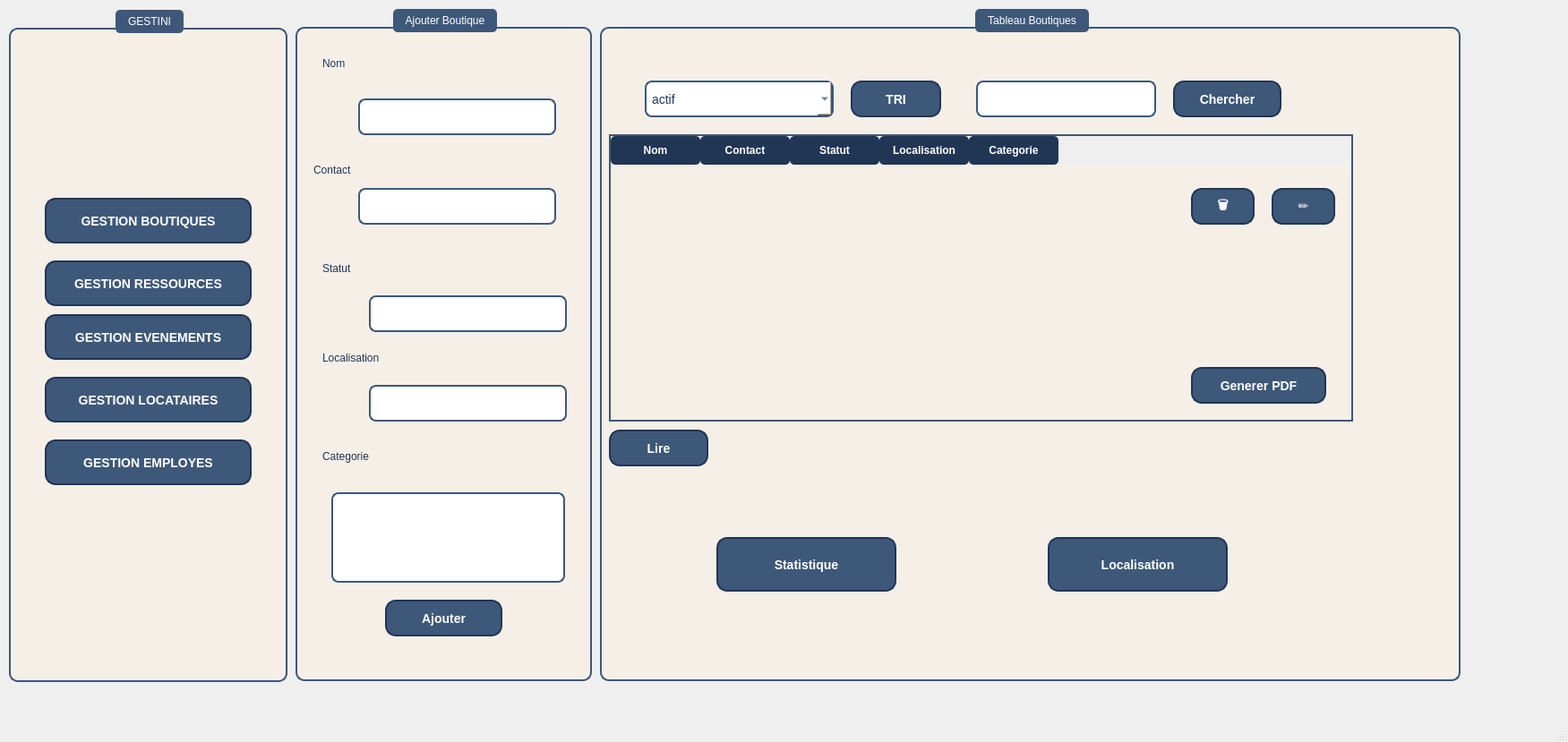
<?xml version="1.0" encoding="UTF-8"?>
<ui version="4.0">
 <class>MainWindow</class>
 <widget class="QMainWindow" name="MainWindow">
  <property name="geometry">
   <rect>
    <x>0</x>
    <y>0</y>
    <width>1751</width>
    <height>829</height>
   </rect>
  </property>
  <property name="windowTitle">
   <string>MainWindow</string>
  </property>
  <property name="styleSheet">
   <string notr="true">/* 🌟 Global Styles */
* {
    font-family: Arial, sans-serif;
    color: #213555; /* Dark blue for text */
}

/* 🌟 Background - Soft Beige Gradient */
QWidget {
    background: qlineargradient(
        spread: pad,
        x1: 0, y1: 0,
        x2: 1, y2: 1,
        stop: 0 #f5efe7,
        stop: 1 #e6e0d7
    );
}

/* 🌟 Group Box - Forms &amp; Sections */
QGroupBox {
    background-color: #f5efe7;
    border: 2px solid #3e5879;
    border-radius: 10px;
    margin-top: 20px;
    padding: 10px;
}

QGroupBox::title {
    subcontrol-origin: margin;
    subcontrol-position: top center;
    background-color: #3e5879;
    color: white;
    padding: 6px 12px;
    border-radius: 5px;
    font-size: 14px;
    font-weight: bold;
}

/* 🌟 Input Fields */
QLineEdit,
QTextEdit,
QComboBox,
QDateEdit,
QTimeEdit {
    border: 2px solid #3e5879;
    border-radius: 8px;
    padding: 6px;
    font-size: 14px;
    background-color: #ffffff;
}

QLineEdit:focus,
QTextEdit:focus,
QComboBox:focus,
QDateEdit:focus,
QTimeEdit:focus {
    border: 2px solid #213555;
}

/* 🌟 Buttons */
QPushButton {
    background-color: #3e5879;
    color: #ffffff;
    border-radius: 12px;
    padding: 10px 20px;
    font-size: 14px;
    font-weight: bold;
    border: 2px solid #213555;
    transition: all 0.3s ease-in-out;
}

QPushButton:hover {
    background-color: #f5efe7;
    color: #213555;
    border: 2px solid #3e5879;
}

QPushButton:pressed {
    background-color: #213555;
    color: white;
    border: 2px solid #3e5879;
}

/* 🌟 Action Buttons */
QPushButton#edit {
    background-color: #3e5879;
    color: white;
    border-radius: 6px;
    padding: 6px;
}

QPushButton#delete {
    background-color: #d9534f;
    color: white;
    border-radius: 6px;
    padding: 6px;
}

QPushButton#delete:hover {
    background-color: #c9302c;
}

/* 🌟 Tables */
QTableWidget {
    border: 2px solid #3e5879;
    background-color: #f5efe7;
    gridline-color: #3e5879;
}

QHeaderView::section {
    background-color: #213555;
    color: white;
    padding: 7px;
    font-weight: bold;
    border: none;
    border-radius: 5px;
}

QTableWidget::item:hover {
    background-color: #d6cec6;
}

/* 🌟 Sidebar */
QFrame#sidebar {
    background-color: #213555;
    color: white;
    border-radius: 10px;
}

QListWidget#menu {
    background: transparent;
    color: #f5efe7;
    font-size: 14px;
    border: none;
}

QListWidget#menu::item:hover {
    background-color: #3e5879;
    color: white;
    border-radius: 5px;
    padding: 5px;
}

/* 🌟 Search Bar */
QLineEdit#searchBar {
    border: 2px solid #3e5879;
    border-radius: 8px;
    padding: 6px;
    font-size: 14px;
    background-color: #ffffff;
}

QLineEdit#searchBar:focus {
    border: 2px solid #213555;
}/* 🌟 Global Styles */
* {
    font-family: Arial, sans-serif;
    color: #213555; /* Dark blue for text */
}

/* 🌟 Background - Soft Beige Gradient */
QWidget {
    background: qlineargradient(
        spread: pad,
        x1: 0, y1: 0,
        x2: 1, y2: 1,
        stop: 0 #f5efe7,
        stop: 1 #e6e0d7
    );
}

/* 🌟 Group Box - Forms &amp; Sections */
QGroupBox {
    background-color: #f5efe7;
    border: 2px solid #3e5879;
    border-radius: 10px;
    margin-top: 20px;
    padding: 10px;
}

QGroupBox::title {
    subcontrol-origin: margin;
    subcontrol-position: top center;
    background-color: #3e5879;
    color: white;
    padding: 6px 12px;
    border-radius: 5px;
    font-size: 14px;
    font-weight: bold;
}

/* 🌟 Input Fields */
QLineEdit,
QTextEdit,
QComboBox,
QDateEdit,
QTimeEdit {
    border: 2px solid #3e5879;
    border-radius: 8px;
    padding: 6px;
    font-size: 14px;
    background-color: #ffffff;
}

QLineEdit:focus,
QTextEdit:focus,
QComboBox:focus,
QDateEdit:focus,
QTimeEdit:focus {
    border: 2px solid #213555;
}

/* 🌟 Buttons */
QPushButton {
    background-color: #3e5879;
    color: #ffffff;
    border-radius: 12px;
    padding: 10px 20px;
    font-size: 14px;
    font-weight: bold;
    border: 2px solid #213555;
    transition: all 0.3s ease-in-out;
}

QPushButton:hover {
    background-color: #f5efe7;
    color: #213555;
    border: 2px solid #3e5879;
}

QPushButton:pressed {
    background-color: #213555;
    color: white;
    border: 2px solid #3e5879;
}

/* 🌟 Action Buttons */
QPushButton#edit {
    background-color: #3e5879;
    color: white;
    border-radius: 6px;
    padding: 6px;
}

QPushButton#delete {
    background-color: #d9534f;
    color: white;
    border-radius: 6px;
    padding: 6px;
}

QPushButton#delete:hover {
    background-color: #c9302c;
}

/* 🌟 Tables */
QTableWidget {
    border: 2px solid #3e5879;
    background-color: #f5efe7;
    gridline-color: #3e5879;
}

QHeaderView::section {
    background-color: #213555;
    color: white;
    padding: 7px;
    font-weight: bold;
    border: none;
    border-radius: 5px;
}

QTableWidget::item:hover {
    background-color: #d6cec6;
}

/* 🌟 Sidebar */
QFrame#sidebar {
    background-color: #213555;
    color: white;
    border-radius: 10px;
}

QListWidget#menu {
    background: transparent;
    color: #f5efe7;
    font-size: 14px;
    border: none;
}

QListWidget#menu::item:hover {
    background-color: #3e5879;
    color: white;
    border-radius: 5px;
    padding: 5px;
}

/* 🌟 Search Bar */
QLineEdit#searchBar {
    border: 2px solid #3e5879;
    border-radius: 8px;
    padding: 6px;
    font-size: 14px;
    background-color: #ffffff;
}

QLineEdit#searchBar:focus {
    border: 2px solid #213555;
}</string>
  </property>
  <widget class="QWidget" name="centralwidget">
   <widget class="QGroupBox" name="groupBox">
    <property name="geometry">
     <rect>
      <x>10</x>
      <y>11</y>
      <width>311</width>
      <height>751</height>
     </rect>
    </property>
    <property name="title">
     <string>GESTINI</string>
    </property>
    <widget class="QPushButton" name="pushButton">
     <property name="geometry">
      <rect>
       <x>40</x>
       <y>210</y>
       <width>231</width>
       <height>51</height>
      </rect>
     </property>
     <property name="text">
      <string>GESTION BOUTIQUES</string>
     </property>
    </widget>
    <widget class="QPushButton" name="pushButton_2">
     <property name="geometry">
      <rect>
       <x>40</x>
       <y>280</y>
       <width>231</width>
       <height>51</height>
      </rect>
     </property>
     <property name="text">
      <string>GESTION RESSOURCES</string>
     </property>
    </widget>
    <widget class="QPushButton" name="pushButton_3">
     <property name="geometry">
      <rect>
       <x>40</x>
       <y>340</y>
       <width>231</width>
       <height>51</height>
      </rect>
     </property>
     <property name="text">
      <string>GESTION EVENEMENTS</string>
     </property>
    </widget>
    <widget class="QPushButton" name="pushButton_4">
     <property name="geometry">
      <rect>
       <x>40</x>
       <y>410</y>
       <width>231</width>
       <height>51</height>
      </rect>
     </property>
     <property name="text">
      <string>GESTION LOCATAIRES</string>
     </property>
    </widget>
    <widget class="QPushButton" name="pushButton_5">
     <property name="geometry">
      <rect>
       <x>40</x>
       <y>480</y>
       <width>231</width>
       <height>51</height>
      </rect>
     </property>
     <property name="text">
      <string>GESTION EMPLOYES</string>
     </property>
    </widget>
    <widget class="QLabel" name="label_6">
     <property name="geometry">
      <rect>
       <x>70</x>
       <y>60</y>
       <width>101</width>
       <height>91</height>
      </rect>
     </property>
     <property name="text">
      <string/>
     </property>
     <property name="pixmap">
      <pixmap>../../Desktop/Boutique/logo.png</pixmap>
     </property>
     <property name="scaledContents">
      <bool>true</bool>
     </property>
    </widget>
   </widget>
   <widget class="QGroupBox" name="groupBox_3">
    <property name="geometry">
     <rect>
      <x>670</x>
      <y>10</y>
      <width>961</width>
      <height>751</height>
     </rect>
    </property>
    <property name="title">
     <string>Tableau Boutiques</string>
    </property>
    <widget class="QTableWidget" name="tableWidget">
     <property name="geometry">
      <rect>
       <x>10</x>
       <y>140</y>
       <width>831</width>
       <height>321</height>
      </rect>
     </property>
     <column>
      <property name="text">
       <string>Nom</string>
      </property>
     </column>
     <column>
      <property name="text">
       <string>Contact</string>
      </property>
     </column>
     <column>
      <property name="text">
       <string>Statut</string>
      </property>
     </column>
     <column>
      <property name="text">
       <string>Localisation</string>
      </property>
     </column>
     <column>
      <property name="text">
       <string>Categorie</string>
      </property>
     </column>
    </widget>
    <widget class="QPushButton" name="pdf">
     <property name="geometry">
      <rect>
       <x>660</x>
       <y>400</y>
       <width>151</width>
       <height>41</height>
      </rect>
     </property>
     <property name="text">
      <string>Generer PDF</string>
     </property>
    </widget>
    <widget class="QPushButton" name="statistique">
     <property name="geometry">
      <rect>
       <x>130</x>
       <y>590</y>
       <width>201</width>
       <height>61</height>
      </rect>
     </property>
     <property name="text">
      <string>Statistique</string>
     </property>
    </widget>
    <widget class="QPushButton" name="localisation">
     <property name="geometry">
      <rect>
       <x>500</x>
       <y>590</y>
       <width>201</width>
       <height>61</height>
      </rect>
     </property>
     <property name="text">
      <string>Localisation</string>
     </property>
    </widget>
    <widget class="QPushButton" name="tri">
     <property name="geometry">
      <rect>
       <x>280</x>
       <y>80</y>
       <width>101</width>
       <height>41</height>
      </rect>
     </property>
     <property name="text">
      <string>TRI</string>
     </property>
    </widget>
    <widget class="QPushButton" name="chercher">
     <property name="geometry">
      <rect>
       <x>640</x>
       <y>80</y>
       <width>121</width>
       <height>41</height>
      </rect>
     </property>
     <property name="text">
      <string>Chercher</string>
     </property>
    </widget>
    <widget class="QPushButton" name="supprimer">
     <property name="geometry">
      <rect>
       <x>660</x>
       <y>200</y>
       <width>71</width>
       <height>41</height>
      </rect>
     </property>
     <property name="text">
      <string>🗑</string>
     </property>
    </widget>
    <widget class="QPushButton" name="modifier">
     <property name="geometry">
      <rect>
       <x>750</x>
       <y>200</y>
       <width>71</width>
       <height>41</height>
      </rect>
     </property>
     <property name="text">
      <string>✏️</string>
     </property>
    </widget>
    <widget class="QLineEdit" name="lineEdit_7">
     <property name="geometry">
      <rect>
       <x>420</x>
       <y>80</y>
       <width>201</width>
       <height>41</height>
      </rect>
     </property>
     <property name="text">
      <string/>
     </property>
    </widget>
    <widget class="QComboBox" name="comboBox">
     <property name="geometry">
      <rect>
       <x>50</x>
       <y>80</y>
       <width>211</width>
       <height>41</height>
      </rect>
     </property>
     <item>
      <property name="text">
       <string>actif</string>
      </property>
     </item>
     <item>
      <property name="text">
       <string>inactif</string>
      </property>
     </item>
     <item>
      <property name="text">
       <string/>
      </property>
     </item>
    </widget>
    <widget class="QPushButton" name="lire">
     <property name="geometry">
      <rect>
       <x>10</x>
       <y>470</y>
       <width>111</width>
       <height>41</height>
      </rect>
     </property>
     <property name="text">
      <string>Lire</string>
     </property>
    </widget>
   </widget>
   <widget class="QGroupBox" name="groupBox_2">
    <property name="geometry">
     <rect>
      <x>330</x>
      <y>10</y>
      <width>331</width>
      <height>751</height>
     </rect>
    </property>
    <property name="title">
     <string>Ajouter Boutique</string>
    </property>
    <widget class="QLineEdit" name="lineEdit">
     <property name="geometry">
      <rect>
       <x>70</x>
       <y>100</y>
       <width>221</width>
       <height>41</height>
      </rect>
     </property>
    </widget>
    <widget class="QLabel" name="label">
     <property name="geometry">
      <rect>
       <x>30</x>
       <y>50</y>
       <width>63</width>
       <height>21</height>
      </rect>
     </property>
     <property name="text">
      <string>Nom</string>
     </property>
    </widget>
    <widget class="QLabel" name="label_2">
     <property name="geometry">
      <rect>
       <x>20</x>
       <y>170</y>
       <width>63</width>
       <height>20</height>
      </rect>
     </property>
     <property name="text">
      <string>Contact</string>
     </property>
    </widget>
    <widget class="QLabel" name="label_3">
     <property name="geometry">
      <rect>
       <x>30</x>
       <y>280</y>
       <width>63</width>
       <height>20</height>
      </rect>
     </property>
     <property name="text">
      <string>Statut</string>
     </property>
    </widget>
    <widget class="QLabel" name="label_4">
     <property name="geometry">
      <rect>
       <x>30</x>
       <y>380</y>
       <width>91</width>
       <height>20</height>
      </rect>
     </property>
     <property name="text">
      <string>Localisation</string>
     </property>
    </widget>
    <widget class="QLabel" name="label_5">
     <property name="geometry">
      <rect>
       <x>30</x>
       <y>490</y>
       <width>71</width>
       <height>20</height>
      </rect>
     </property>
     <property name="text">
      <string>Categorie</string>
     </property>
    </widget>
    <widget class="QPushButton" name="ajouter">
     <property name="geometry">
      <rect>
       <x>100</x>
       <y>660</y>
       <width>131</width>
       <height>41</height>
      </rect>
     </property>
     <property name="text">
      <string>Ajouter</string>
     </property>
    </widget>
    <widget class="QLineEdit" name="lineEdit_3">
     <property name="geometry">
      <rect>
       <x>70</x>
       <y>200</y>
       <width>221</width>
       <height>41</height>
      </rect>
     </property>
    </widget>
    <widget class="QLineEdit" name="lineEdit_4">
     <property name="geometry">
      <rect>
       <x>82</x>
       <y>320</y>
       <width>221</width>
       <height>41</height>
      </rect>
     </property>
    </widget>
    <widget class="QLineEdit" name="lineEdit_5">
     <property name="geometry">
      <rect>
       <x>82</x>
       <y>420</y>
       <width>221</width>
       <height>41</height>
      </rect>
     </property>
    </widget>
    <widget class="QLineEdit" name="lineEdit_6">
     <property name="geometry">
      <rect>
       <x>40</x>
       <y>540</y>
       <width>261</width>
       <height>101</height>
      </rect>
     </property>
    </widget>
   </widget>
  </widget>
  <widget class="QMenuBar" name="menubar">
   <property name="geometry">
    <rect>
     <x>0</x>
     <y>0</y>
     <width>1751</width>
     <height>22</height>
    </rect>
   </property>
  </widget>
  <widget class="QStatusBar" name="statusbar"/>
 </widget>
 <resources/>
 <connections/>
</ui>
